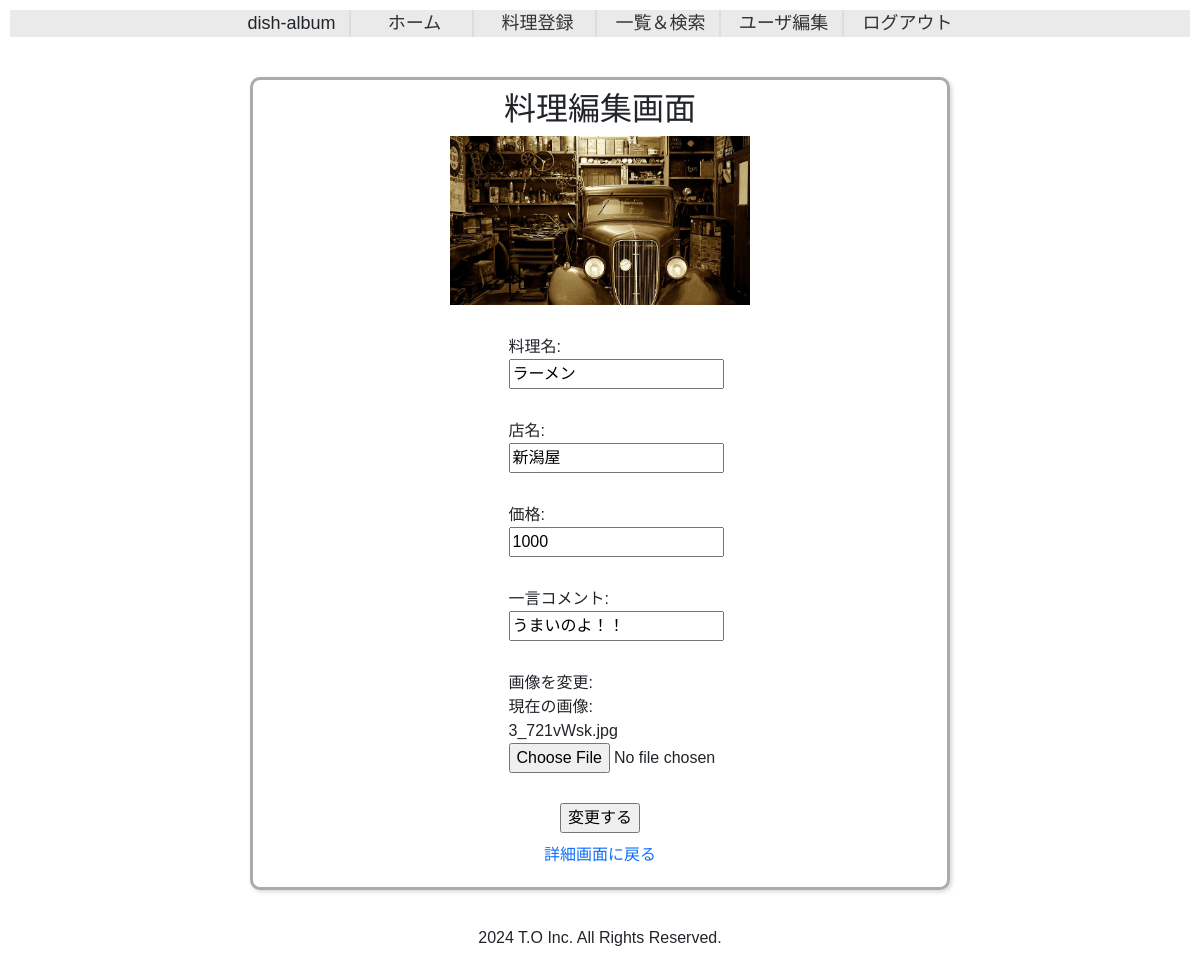
The app's page /dish_album/dish_edit/6 (signed in) with its own data.
### dishapp/models.py (models this page shows, shortened)
class Dishes(models.Model):
    dish_name = models.CharField(max_length=255)
    picture = models.FileField(null=True, upload_to='picture/', validators=[validate_image_file])
    comment = models.CharField(max_length=1000)
    shop_name = models.CharField(max_length=255)
    price = models.PositiveIntegerField()
    create_at = models.DateTimeField(auto_now_add=True)
    update_at = models.DateTimeField(auto_now=True)
    user_id = models.ForeignKey(
        Users, on_delete=models.CASCADE
    )
    class Meta:
        db_table = 'dishes'

### dishapp/views.py (the view, shortened to what this page needs)
# urls.py: path('dish_edit/<int:pk>', DishUpdateView.as_view(), name='dish_edit'),
class DishUpdateView(LoginRequiredMixin, UpdateView):
    model = Dishes
    form_class = DishUpdateForm
    template_name = os.path.join('dish_album', 'dish_edit.html')
    success_url = reverse_lazy('dishapp:dish_list')
    def get_queryset(self):
        queryset = Dishes.objects.filter(user_id = self.request.user)
        return queryset

### dishapp/forms.py
class DishUpdateForm(forms.ModelForm):
    dish_name = forms.CharField(label='料理名', validators=[form_validation])
    shop_name = forms.CharField(label='店名', validators=[form_validation])
    price = forms.IntegerField(label='価格', min_value=0)
    comment = forms.CharField(label='一言コメント')
    picture = forms.FileField(label='料理画像', required=False, widget=CustomClearableFileInput)
    class Meta:
        model = Dishes
        fields = ['dish_name', 'shop_name', 'price', 'comment', 'picture']
    def __init__(self, *args, **kwargs):
        super().__init__(*args, **kwargs)
        self.fields['picture'].label = ''  # ラベルを空に設定
        self.fields.pop('clear', None)  # clearフィールドを削除
        if 'clear' in self.fields['picture'].widget.attrs:
            del self.fields['picture'].widget.attrs['clear']

### templates/dish_album/dish_edit.html (shortened to what this page needs)
{% extends 'base.html' %}
{% block content %}
<div class="base">
    <h2>料理編集画面</h2>
    {% if object.picture %}
    <img src="{{ object.picture.url }}" alt="" style="max-width: 300px;">
    {% endif %}
    <form action="" method="post" class="base_form" enctype="multipart/form-data">
        <li>
            {{ form.dish_name.label_tag }}<br>
            {{ form.dish_name }}
        </li>
        <li>
            {{ form.shop_name.label_tag }}<br>
            {{ form.shop_name }}
        </li>
        <li>
            {{ form.price.label_tag }}<br>
            {{ form.price }}
        </li>
        <li>
            {{ form.comment.label_tag }}<br>
            {{ form.comment }}
        </li>
        <li>
            <label for="">画像を変更:</label><br>
            現在の画像:　{{ object.picture.name|slice:"8:" }}<br>
            <input type="file" name="{{ form.picture.name }}" id="{{ form.picture.id_for_label }}" {% include "attrs.html" %}>
        </li>
        <input type="submit" value="変更する">
    </form>
    <a class="back_home" href="{% url 'dishapp:dish_detail' pk=object.pk %}">詳細画面に戻る</a>
</div>
{% endblock content %}

### static/css/style.css (style rules this page uses)
body { font-family: "Hiragino Maru Gothic ProN", sans-serif; }
li { list-style: none; }
.wrapper { min-height: 100vh; position: relative; padding-bottom: 120px; box-sizing: border-box; }
a { text-decoration: none; }
.base { width: 700px; position: relative; top: 30px; margin-left: auto; margin-right: auto; border: solid 3px #ababab; border-radius: 10px; padding: 10px; text-align: center; box-shadow: 2px 2px 4px rgb(218, 217, 217); }
.base_form li { text-align: left; margin: 30px auto; width: 183px; }
.back_home { display: block; margin: 10px; }

### records on screen
Dishes: picture (picture), dish_name "ラーメン", shop_name "新潟屋", price "1000", comment "うまいのよ！！", picture.name "3_721vWsk.jpg"
